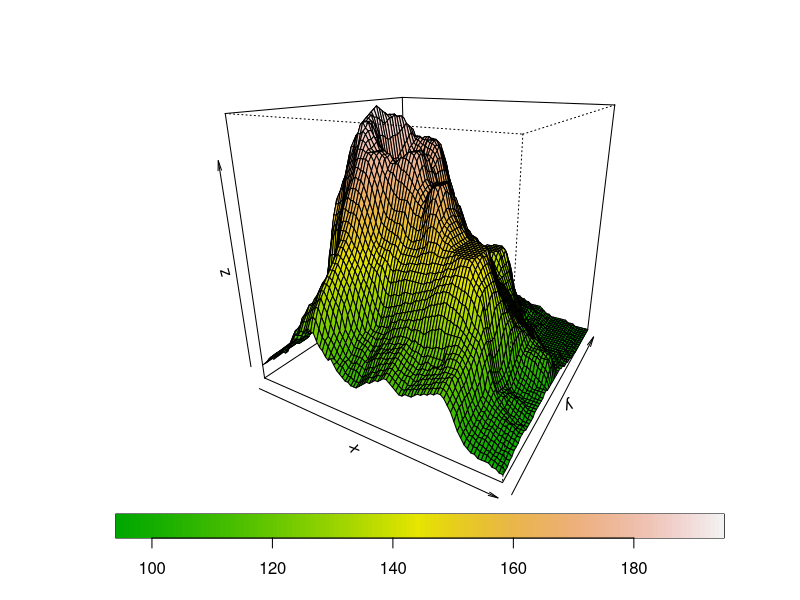
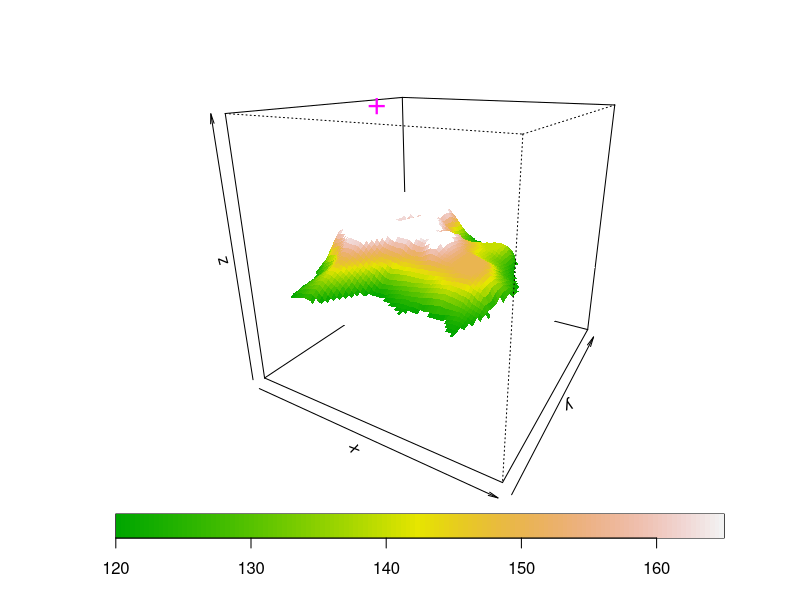
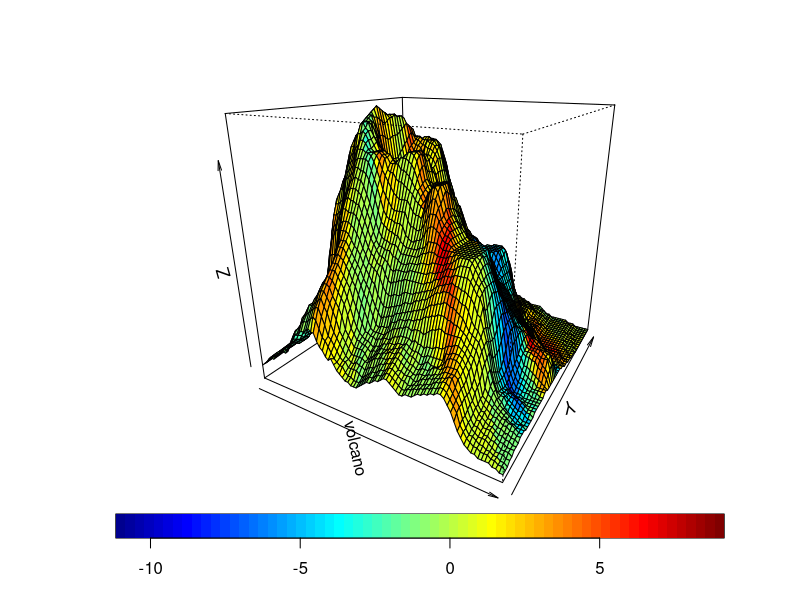

These charts were generated, in order, by the following R code:
library(fields)


### Name: drape.plot
### Title: Perspective plot draped with colors in the facets.
### Aliases: drape.color drape.plot
### Keywords: hplot

### ** Examples


# an obvious choice:
# Dr. R's favorite New  Zealand Volcano!
data( volcano)
M<- nrow( volcano)
N<- ncol( volcano)
x<- seq( 0,1,,M)
y<- seq( 0,1,,N)

pm<- drape.plot( x,y,volcano, col=terrain.colors(128)) 

# use different range for color scale and persp plot
# setting of border omits the mesh lines

 drape.plot( x,y,volcano, col=terrain.colors(128),zlim=c(0,300),
                     zlim2=c( 120,165), border=NA)

# note tranparent color for facets outside the zlim2 range


#The projection has been saved in pm
# add a point marking the summit
max( volcano)-> zsummit
ix<- row( volcano)[volcano==zsummit]
iy<- col( volcano)[volcano==zsummit]
trans3d( x[ix], y[iy],zsummit,pm)-> uv
points( uv, col="magenta", pch="+", cex=2)

# overlay volcano wireframe with gradient in x direction. 

dz<- ( 
     volcano[1:(M-1), 1:(N-1)] - volcano[2:(M), 1:(N-1)] +
     volcano[1:(M-1), 2:(N)] - volcano[2:(M), 2:(N)]  
         )/2

# convert dz to a color scale:
  zlim<- range( c( dz), na.rm=TRUE)
  zcol<-drape.color( dz, zlim =zlim, col = tim.colors(64) )$color.index

# wireframe with these colors 
  persp( volcano, col=zcol, theta=30, phi=20)

# add legend using image.plot function 
  image.plot( zlim=zlim, legend.only =TRUE, horizontal =TRUE, col= tim.colors(64))
 
